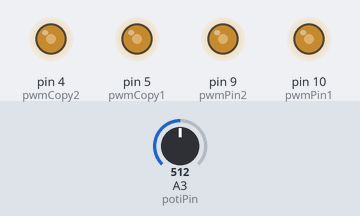
Simulated run of this sketch. Board: Arduino Uno, built with avr-gcc and run on an emulated ATmega328P. Shown: output pins drawn as LEDs (lit = HIGH). The inputs (shaded band) are chosen by the test bench; at power-on: A3 (potiPin) = 512.

Above: at 1.2 s.
1.3 s: A3 (potiPin) set to 716
At 2.1 s:
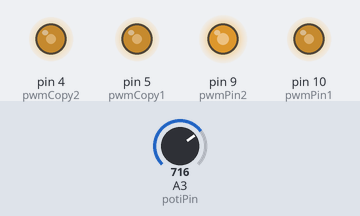
2.8 s: A3 (potiPin) set to 900
At 3.2 s:
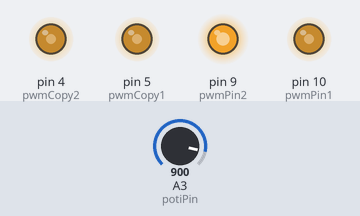
4.3 s: A3 (potiPin) set to 122
At 5.5 s:
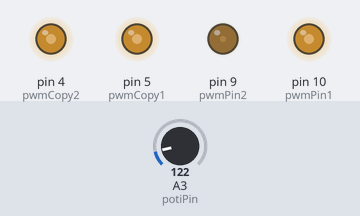
5.8 s: A3 (potiPin) set to 0
At 6.7 s:
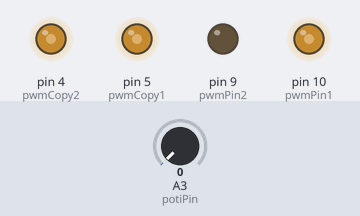
Timing chart, 0 to 8.3 s (numbered marks = the images above; inputs shaded):
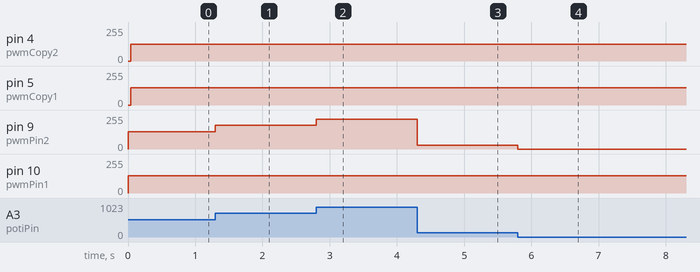

Measured:
- after the input at 1.3 s, pin 9 (pwmPin2): 128/255 → 179/255 at once
- after the input at 2.8 s, pin 9 (pwmPin2): 179/255 → 225/255 at once
- after the input at 4.3 s, pin 9 (pwmPin2): 225/255 → 30/255 at once
- after the input at 5.8 s, pin 9 (pwmPin2): 30/255 → 0/255 at once

The sketch:

pwm_two_at_once.ino
```cpp
//i also tried to measure how fast the fans were going, didnt really work.

#include <TimerOne.h>

int pwmPin1 = 10;
int pwmPin2= 9;
int pwmCopy1 = 5;
int pwmCopy2 = 4;
int potiPin = A3;
int dutycycle = 0;
int toggle = 0;
void setup(void)
{
  pinMode(pwmPin1, OUTPUT);
  pinMode(pwmPin2, OUTPUT);
  pinMode(pwmCopy1, OUTPUT);
  pinMode(pwmCopy2, OUTPUT);
  Timer1.initialize(25);
  Timer1.pwm(pwmPin1, 0);
  Timer1.pwm(pwmPin2, 0);
  Serial.begin(9600);

}
void loop(void)
{
  dutycycle = analogRead(potiPin); //get the poti value

  Timer1.setPwmDuty(pwmPin1, 512); // set the new poti value as dutycycle
  Timer1.setPwmDuty(pwmPin2, dutycycle); // set the new poti value as dutycycle

  //Serial.println(dutycycle / 10.23); //print dutycycle in percentages

  toggle = !toggle;
  digitalWrite(pwmCopy1, toggle);
  digitalWrite(pwmCopy2, digitalRead(pwmCopy1));
}
```
